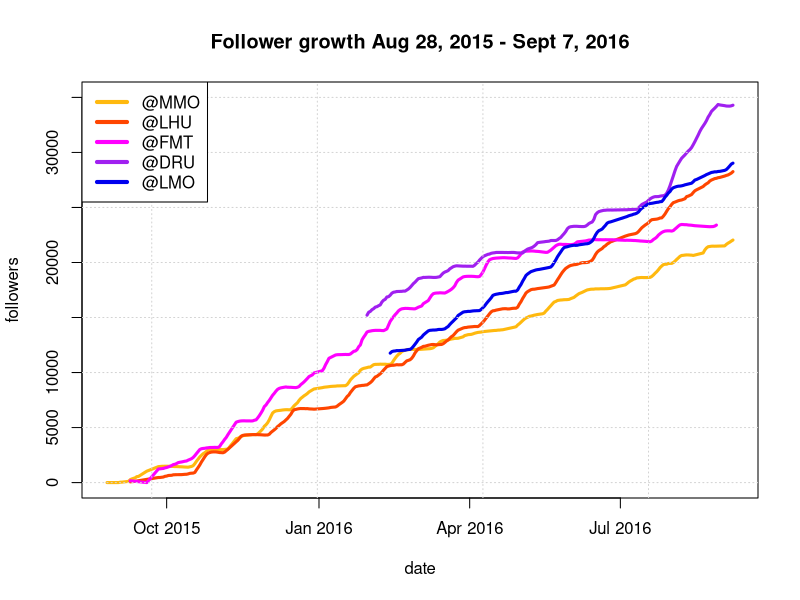
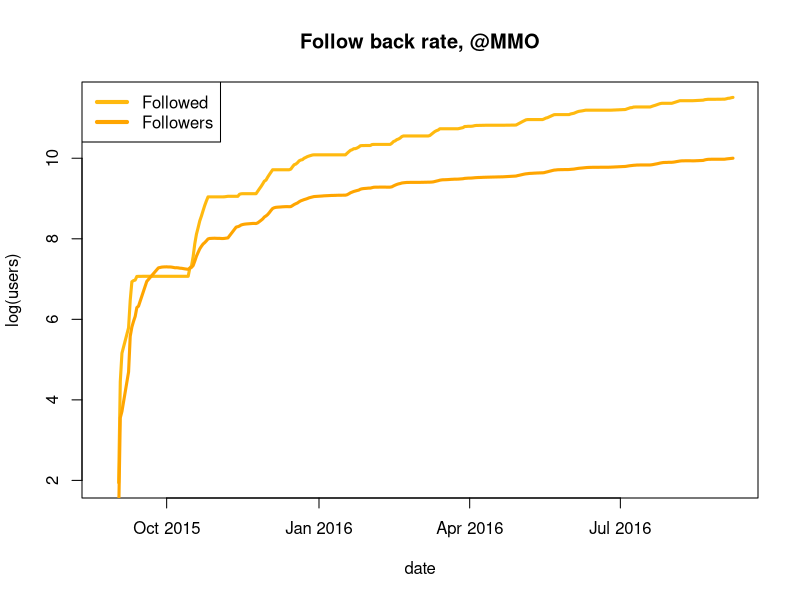
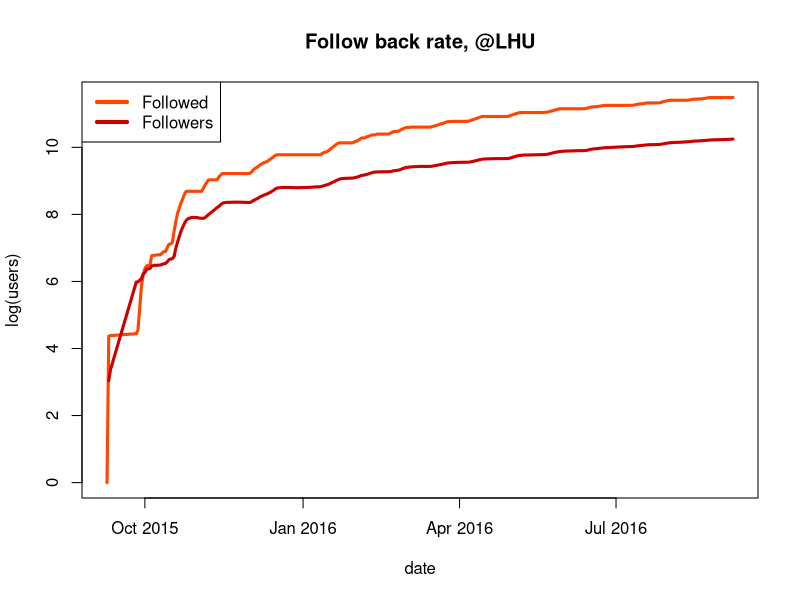
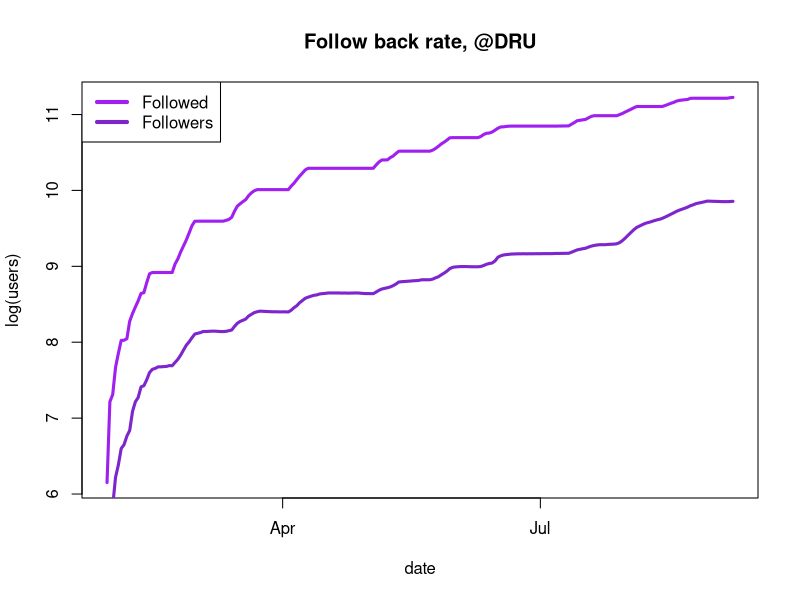
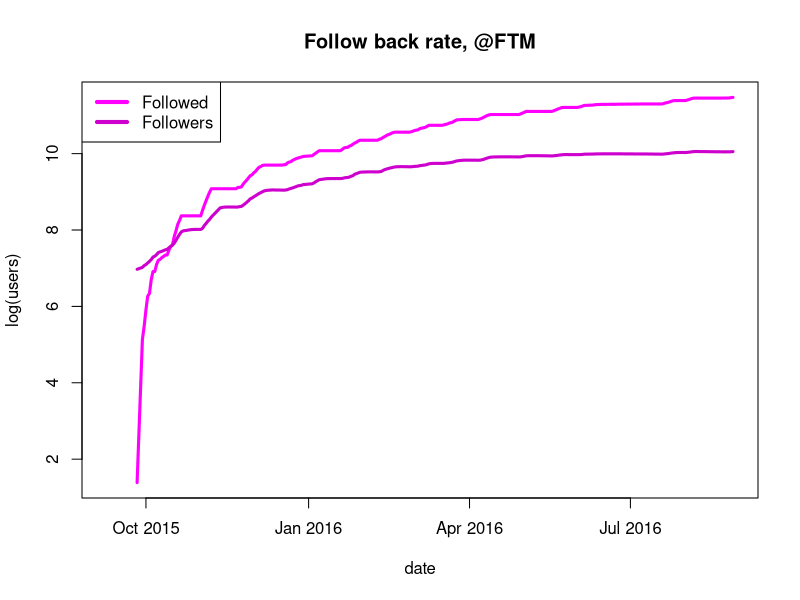
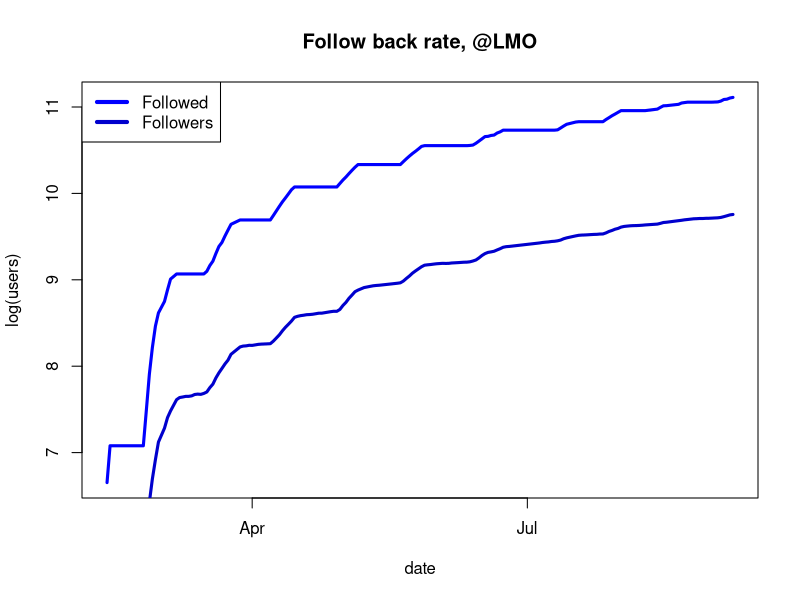
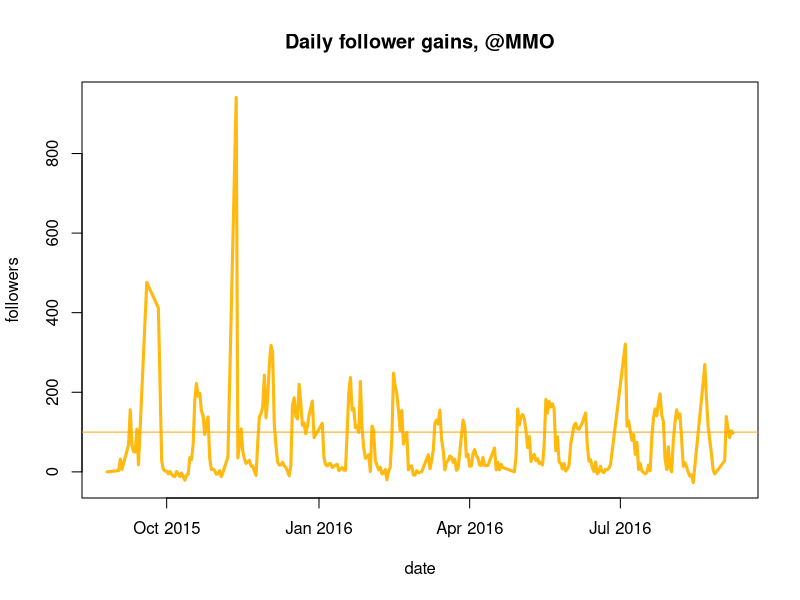

Source code (R) for these figures, in order:
##########################################################################################
##############################       HELPER FUNCTIONS       ##############################
##########################################################################################

# function foldList sums all the entries in a list with their previous entries
# and returns a list with each entry as the sum of those previous entries
foldList <- function(list){
  sum_so_far = 0
  folded_list = c(sum_so_far)
  n = length(list)
  for (i in 1:n){
    sum_so_far = folded_list[i] + list[i]
    folded_list= c(folded_list, sum_so_far)
  }
  return(folded_list[-1])
}

##########################################################################################
##############################             DATA            ##############################
##########################################################################################

# reading in the data
lhu_dat = read.csv("LHU_stats.csv", header = T)
mmo_dat = read.csv("MMO_stats.csv", header = T)
ftm_dat = read.csv("FTM_stats.csv", header = T)
dru_dat = read.csv("DRU_stats.csv", header = T)
lmo_dat = read.csv("LMO_stats.csv", header = T)

# mmo_dat has the largest interval of observations
n = length(mmo_dat$Date)

# creating dates
mmo_dat$Date <- as.Date(mmo_dat$Date, "%m/%d/%Y")
lhu_dat$Date <- as.Date(lhu_dat$Date, "%m/%d/%Y")
ftm_dat$Date <- as.Date(ftm_dat$Date, "%m/%d/%Y")
dru_dat$Date <- as.Date(dru_dat$Date, "%m/%d/%Y")
lmo_dat$Date <- as.Date(lmo_dat$Date, "%m/%d/%Y")

##########################################################################################
##############################       FOLLOWER  GAINS        ##############################
##########################################################################################

# Plotting the data in fancy Instagram colours
plot(Followers ~ Date, mmo_dat,type = "l", ann = FALSE, col = 'darkgoldenrod1', lwd = 3, ylim = c(0,35000))
lines(Followers ~ Date, lhu_dat,type = "l", col = 'orangered', lwd = 3)
lines(Followers ~ Date, ftm_dat,type = "l", col = 'magenta', lwd = 3)
lines(Followers ~ Date, dru_dat,type = "l", col = 'purple', lwd = 3)
lines(Followers ~ Date, lmo_dat,type = "l", col = 'blue2', lwd = 3)
title(main="Follower growth Aug 28, 2015 - Sept 7, 2016", xlab="date", ylab="followers", lwd = 3)
grid(nx = NULL, col = "lightgray", lty = "dotted",lwd = par("lwd"), equilogs = TRUE)
legend("topleft", legend = c( "@MMO","@LHU", "@FMT", "@DRU", "@LMO"), col = c('darkgoldenrod1', 'orangered', 'magenta', "purple", "blue2"), lwd = 4, lty= 1:1)

##########################################################################################
##############################      FOLLOW BACK RATIO       ##############################
##########################################################################################
# plotting visualization of follow-back ratios

# follow-back for @MMO
plot(log(foldList(Followed)) ~ Date, ann = FALSE, mmo_dat,type = "l", col = 'darkgoldenrod1', lwd = 3)
lines(log((Followers - Followers[1])) ~ Date, mmo_dat, col = "orange", lwd = 3)
title(main = "Follow back rate, @MMO", xlab = "date", ylab = "log(users)")
legend("topleft", legend = c( "Followed","Followers"), col = c('darkgoldenrod1', 'orange'), lwd = 4, lty= 1:1)
# math to determine follow-back ratio
total_followed_lhu = tail(foldList(lhu_dat$Followed), n = 1)
total_followers_lhu = tail(lhu_dat$Followers, n = 1)  - lhu_dat$Followers[1]
lhu_fbr = total_followers_lhu/total_followed_lhu

# follow-back for @LHU
plot(log(foldList(Followed)) ~ Date, ann = FALSE, lhu_dat,type = "l", col = 'orangered', lwd = 3)
lines(log((Followers- Followers[1])) ~ Date, lhu_dat, col = "red3", lwd = 3)
title(main = "Follow back rate, @LHU", xlab = "date", ylab = "log(users)")
legend("topleft", legend = c( "Followed","Followers"), col = c('orangered', 'red3'), lwd = 4, lty= 1:1)
# math to determine follow-back ratio
total_followed_lhu = tail(foldList(lhu_dat$Followed), n = 1)
total_followers_lhu = tail(lhu_dat$Followers, n = 1)  - lhu_dat$Followers[1]
lhu_fbr = total_followers_lhu/total_followed_lhu

# follow-back for @DRU
plot(log(foldList(Followed)) ~ Date, ann = FALSE, dru_dat,type = "l", col = 'purple', lwd = 3)
lines(log((Followers-Followers[1])) ~ Date, dru_dat, col = "purple3", lwd = 3)
title(main = "Follow back rate, @DRU", xlab = "date", ylab = "log(users)")
legend("topleft", legend = c( "Followed","Followers"), col = c('purple', 'purple3'), lwd = 4, lty= 1:1)
# math to determine follow-back ratio
total_followed_dru = tail(foldList(dru_dat$Followed), n = 1)
total_followers_dru = tail(dru_dat$Followers, n = 1)  - dru_dat$Followers[1]
dru_fbr = (total_followers_dru)/total_followed_dru

# follow-back for @FTM
plot(log(foldList(Followed)) ~ Date, ann = FALSE, ftm_dat,type = "l", col = 'magenta', lwd = 3)
lines(log((Followers- Followers[1])) ~ Date, ftm_dat, col = "magenta3", lwd = 3)
title(main = "Follow back rate, @FTM", xlab = "date", ylab = "log(users)")
legend("topleft", legend = c( "Followed","Followers"), col = c('magenta', 'magenta3'), lwd = 4, lty= 1:1)
# math to determine follow-back ratio
total_followed_ftm = tail(foldList(ftm_dat$Followed), n = 1)
total_followers_ftm = tail(ftm_dat$Followers, n = 1)  - ftm_dat$Followers[1]
ftm_fbr = total_followers_ftm/total_followed_ftm

# follow-back for @LMO
plot(log(foldList(Followed)) ~ Date, ann = FALSE, lmo_dat,type = "l", col = 'blue', lwd = 3)
lines(log((Followers- Followers[1])) ~ Date, lmo_dat, col = "blue3", lwd = 3)
title(main = "Follow back rate, @LMO", xlab = "date", ylab = "log(users)")
legend("topleft", legend = c( "Followed","Followers"), col = c('blue', 'blue3'), lwd = 4, lty= 1:1)
# math to determine follow-back ratio
total_followed_lmo = tail(foldList(lmo_dat$Followed), n = 1)
total_followers_lmo = tail(lmo_dat$Followers, n = 1)  - lmo_dat$Followers[1]
lmo_fbr = total_followers_lmo/total_followed_lmo

# plotting daily follower gains
plot(Gains ~ Date, mmo_dat,type = "l", ann = FALSE, col = 'darkgoldenrod1', lwd = 3)
abline(mean(dru_dat$Gains),0, col = "orange")
title(main="Daily follower gains, @MMO", xlab="date", ylab="followers", lwd = 3)

## TODO: figure out a way to smmoth data to give observations for each day
## TODO: do a plot of followback ratio 





